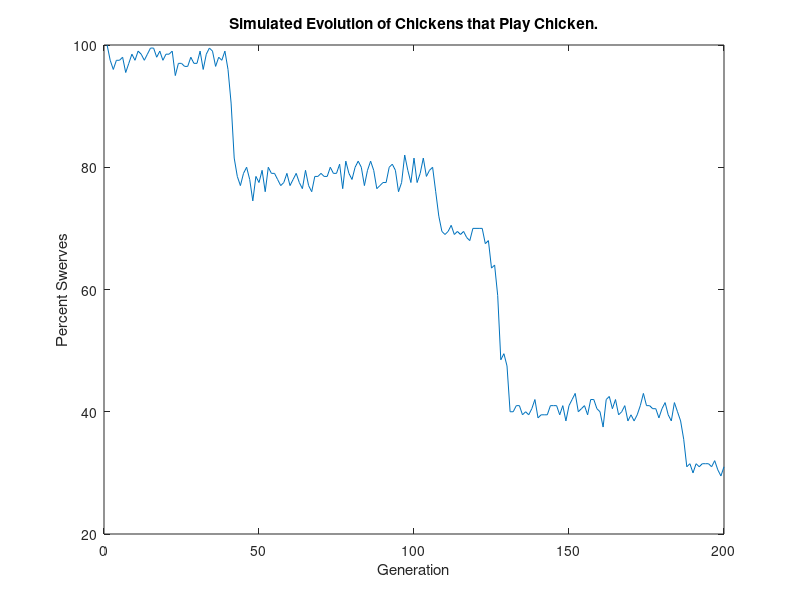

This figure's MATLAB source:
function fitness = evolution
    % Check parameters.
    if (num_games ~= games_per_gene*number_of_genes)
        display('Error: Number of Games not equal to number of games encoded in genes.')
    end
    
    % Set first generation to have Always Swerve strategy.
    population = ones(population_size, num_games);
    
    % Set up some vectors to store data to plot later on.
    t=1:generations;
    average_fitness=[];
    average_swervyness=[];
    
    for i=1:generations
        fitness=zeros(population_size,1);
        % All the chickens play each other at the Game of Chicken, and
        % their score is added to their too fitness.
        for j=1:population_size
            for k=1:j-1
                score=chicken(population(j,:),population(k,:));
                fitness(j)=fitness(j)+score(1);
                fitness(k)=fitness(k)+score(2);
            end
        end
        % Add some stats about our population
        average_fitness=[average_fitness,sum(fitness)/population_size];
        average_swervyness=[average_swervyness,sum(sum(population))/(population_size*num_games)];
        % Sort the fitness of the chickens, with an index to keep track of
        % which chicken has which fitness.
        ordered_fitness=sortrows([fitness,transpose(1:population_size)]);
        % The best chickens get added to a list that will be used to make
        % the next generation of chickens.
        breeders = [];
        for j=1:breeding_size
            breeders=[breeders;population(ordered_fitness(j,2),:)];
        end
        
        %Now we just breed the chickens to get the next generation.
        population = next_generation(breeders);
    end
    % Plot/Return whatever data we are interested in here.
    plot(t, average_swervyness*100)
    xlabel('Generation')
    ylabel('Percent Swerves')
    title('Simulated Evolution of Chickens that Play Chicken.')
    fitness = average_fitness/(num_games*(population_size-1));
end

function score = chicken(player1, player2)
    score1 = 0;
    score2 = 0;
    i = 1;
    while(i <= num_games)
        if (player1(i)==swerve && player2(i)==drive)
            score1 = score1 - 1;
            score2 = score2 + 1;
        end
        if (player2(i)==swerve && player1(i)==drive)
            score2 = score2 - 1;
            score1 = score1 + 1;
        end
        if (player1(i)==drive && player2(i)==drive)
            score1 = score1 - 10;
            score2 = score2 - 10;
        end
        i = i + 1;
    end
    score=[score1,score2];
end

function population = next_generation(breeders)
   population = [];
   for i = 1:population_size
       % Select a random chicken for the first parent.
       parent1 = randi(10);
       % If the first parent is the best chicken, we select another chicken
       % at random to be parent 2. 
       % If not, we select another chicken that scored better to be parent
       % 2. This way, the higher scoring chicken are more likely to breed
       % more often.
       if (parent1 == 1)
           parent2 = randi(9)+1;
       else
           parent2 = randi(parent1 - 1);
       end
       % Breed the two chickens, and add the child to the new population.
       population = [population; make_child(breeders(parent1,:),breeders(parent2,:))];
   end
end

function child = make_child(parent1, parent2)
    child = [];
    for i = 1:number_of_genes
        % Pick which parent the child will inherit this gene from.
        gene_selection = randi(2);
        % If is_mutated is small enough, the gene will be mutated, and
        % will be completely random.
        is_mutated = rand;
        gene=[];
        if (gene_selection == 1)
            gene=[gene, parent1(games_per_gene*(i-1)+1:games_per_gene*i)];
        else
            gene=[gene, parent2(games_per_gene*(i-1)+1:games_per_gene*i)];
        end
        if (is_mutated <= mutation_rate)
            gene = randi(2,1,games_per_gene)-1;
        end
        child=[child,gene];
    end
end

% Some adjustable parameters are below

function n = num_games
    n=10;
end

function m = mutation_rate
    m=0.05;
end

function p = population_size
    p = 20;
end

function b = breeding_size
    b = 10;
end

function g = games_per_gene
    g = 2;
end

function n = number_of_genes
    n = 5;
end

function g = generations
    g = 200;
end

%Don't change swerve and drive. They are just to make the code slightly
%more readable.

function s = swerve
    s = 1;
end

function d = drive
    d = 0;
end